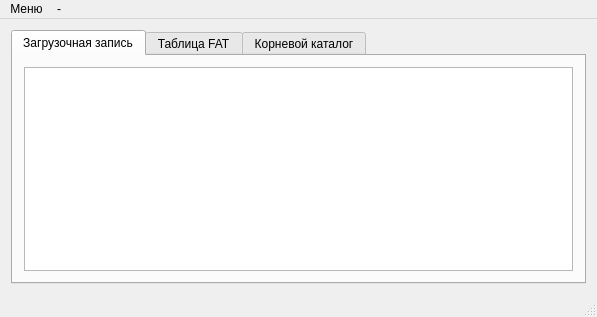
<?xml version="1.0" encoding="UTF-8"?>
<ui version="4.0">
 <class>MainWindow</class>
 <widget class="QMainWindow" name="MainWindow">
  <property name="geometry">
   <rect>
    <x>0</x>
    <y>0</y>
    <width>597</width>
    <height>315</height>
   </rect>
  </property>
  <property name="windowTitle">
   <string>FatExplorer</string>
  </property>
  <widget class="QWidget" name="centralWidget">
   <layout class="QGridLayout" name="gridLayout_2">
    <item row="0" column="0">
     <layout class="QGridLayout" name="gridLayout">
      <item row="0" column="0">
       <widget class="QTabWidget" name="tabWidget">
        <property name="currentIndex">
         <number>0</number>
        </property>
        <property name="iconSize">
         <size>
          <width>16</width>
          <height>16</height>
         </size>
        </property>
        <widget class="QWidget" name="tab">
         <property name="minimumSize">
          <size>
           <width>0</width>
           <height>224</height>
          </size>
         </property>
         <attribute name="title">
          <string>Загрузочная запись</string>
         </attribute>
         <layout class="QGridLayout" name="gridLayout_3">
          <item row="0" column="0">
           <widget class="QTableWidget" name="bootTable">
            <property name="lineWidth">
             <number>1</number>
            </property>
           </widget>
          </item>
         </layout>
        </widget>
        <widget class="QWidget" name="tab_2">
         <attribute name="title">
          <string>Таблица FAT</string>
         </attribute>
         <layout class="QGridLayout" name="gridLayout_4">
          <item row="0" column="0">
           <widget class="QTableWidget" name="fatTable"/>
          </item>
         </layout>
        </widget>
        <widget class="QWidget" name="tab_3">
         <attribute name="title">
          <string>Корневой каталог</string>
         </attribute>
         <layout class="QGridLayout" name="gridLayout_5">
          <item row="0" column="0">
           <widget class="QTableWidget" name="rootTable"/>
          </item>
         </layout>
        </widget>
       </widget>
      </item>
     </layout>
    </item>
   </layout>
  </widget>
  <widget class="QMenuBar" name="menuBar">
   <property name="geometry">
    <rect>
     <x>0</x>
     <y>0</y>
     <width>597</width>
     <height>20</height>
    </rect>
   </property>
   <widget class="QMenu" name="menuDisk">
    <property name="title">
     <string>Меню</string>
    </property>
    <addaction name="actionopen"/>
    <addaction name="actionupdate"/>
    <addaction name="actioninfo"/>
   </widget>
   <widget class="QMenu" name="menunone">
    <property name="title">
     <string>-</string>
    </property>
   </widget>
   <addaction name="menuDisk"/>
   <addaction name="menunone"/>
  </widget>
  <widget class="QStatusBar" name="statusBar"/>
  <action name="actioncreate">
   <property name="text">
    <string>create</string>
   </property>
  </action>
  <action name="actionopen">
   <property name="text">
    <string>Выбрать диск</string>
   </property>
  </action>
  <action name="reloadAction">
   <property name="text">
    <string>обновить</string>
   </property>
  </action>
  <action name="actionupdate">
   <property name="text">
    <string>Обновить</string>
   </property>
  </action>
  <action name="actioninfo">
   <property name="text">
    <string>Справка</string>
   </property>
  </action>
 </widget>
 <layoutdefault spacing="6" margin="11"/>
 <resources/>
 <connections/>
</ui>
